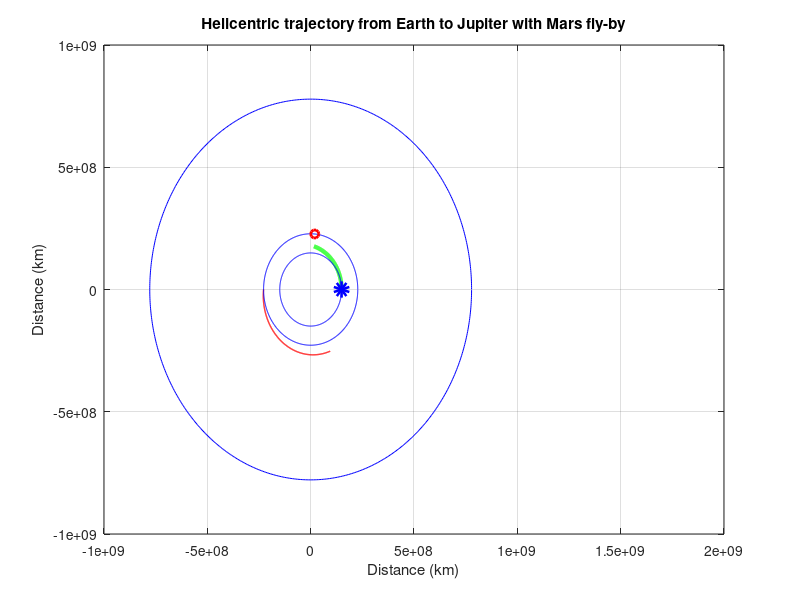

The MATLAB script that drew this image:
% Name: Bindi Nagda Space Flight HW 7

% Look-up values 
re = 149.6*10^6;        % Radius of Circular Earth Orbit
rm = 227.9*10^6;       % Radius of Circular Mars Orbit
%rm = 5.79*10^7;         % Radius of Mercury
rj = 778.6*10^6;        % Radius of Circular Jupiter Orbit
rjup = 71490;           % Radius of Jupiter
ue = 398600;
uj = 126686*10^3;
um = 42828;
us = 132712*10^6;
rmars = 3396;          % Radius of Mars
%rmer = 2439.7;
tha = 0;                % True anomaly at Earth Departure
thb = 180;               % True anomaly at Mercury Arrival
r0 = 86029+6378;          % Radius of Earth parking orbit

% First Heliocentric Transfer Orbit
et = (re-rm)/((rm*cosd(thb))-(re*cosd(tha)));  % Eccentricity of first transfer orbit
ht = sqrt(us*re*(1+(et*cosd(tha))));     % Specific angular momentum of first transfer orbit
at = (ht*ht/(us*(1-et^2)));              % Semi-major axis of first transfer orbit
vt1 = us/ht*(1+(et*cosd(thb)));          % Helicentric Tangential Velocity at thb
vr1 = us/ht*(et*sind(thb));              % Heliocentric Radial Velocity at thb

vt0 = us/ht*(1+(et*cos(tha)));           % Helicentric Tangential Velocity at tha
vr0 = us/ht*(et*sin(tha));               % Heliocentric Radial Velocity at tha
vd = sqrt(vt0^2+vr0^2);                  % Heliocentric velocity of spacecraft at Earth departure
ve = sqrt(us/re);                        % Velocity of Earth
dVD = vd - ve;                           % Hyperbolic excess velocity at departure from Earth SOI
C3 = dVD*dVD;
v0 = sqrt(dVD^2 + (2*ue/r0));            % Velocity of s/c on departure hyperbola
v_e = sqrt(ue/(r0));                     % Velocity of s/c on parking orbit around Earth
DV1 = abs(v0 - v_e);                     % Injection burn to escape from Earth SOI
% kit is using v0 as v1 and v_e as v0.
%plot(alt,DV1);

% Mars fly-by
% Patch condition for fly-by
vmars = sqrt(us/rm);                     % Velocity of Mars
v_inf_v = vt1 - vmars;                   % Transversal hyperbolic excess velocity in Mars frame of reference
v_inf_s = -vr1;                          % Radial hyperbolic excess velocity in Mars frame of reference
%v_arrival = sqrt(vt1^2+vr1^2);
v_inf_m = sqrt(v_inf_v^2+v_inf_s^2);     % Hyperbolic excess velocity at Mars SOI
rp = rmars+100;                          % Periareum altitude for fly-by
eh = 1+((rp*v_inf_m^2)/(um));            % Eccentricity of Mars arrival hyperbola

% Determining sign of turn angle, delta, for trailing side fly-by
if (vr1 > 0)
  delta = 2*asin(1/eh);
else 
  delta  = -2*asin(1/eh);
end

phi1 = atan(v_inf_s/v_inf_v);

% Trailing Side Fly-by
phi2 = phi1 + delta;

% Heliocentric tangential and radial velocity components after Mars fly-by
vt2 = vmars+v_inf_m*cos(phi2);
vr2 = -v_inf_m*sin(phi2);
v_inf_m2 = sqrt((vt2-vmars)^2+vr2^2);
v2 = v_inf_m2+vmars;

% Second Heliocentric Transfer Orbit
h2 = rm*vt2;              % Specific angular momentum of second transfer orbit
th2 = atan(((h2/(vr2*rm))-(us/(vr2*h2)))^-1); % True anomaly on second ...
                                              % transfer orbit after fly-by
e2 = vr2*h2/(us*sin(th2));              % Eccentricity of second transfer orbit
a2 = (h2^2)/(us*(1-e2^2));              % Semi-major axis of second transfer orbit
rp2 = a2*(1-e2);                        % Perihel radius
ra2 = a2*(1+e2);                        % Apohel radius

% True anomaly of s/c at Jupiter arrival on second transfer orbit 
th3 = acos((h2^2/(us*rj)-1)/e2);  

% Heliocentric tangential and radial velocity components at Jupiter Arrival
vt3 = us/h2*(1+(e2*cos(th3)));
vr3 = us/h2*(e2*sin(th3));
va = sqrt(vt3^2+vr3^2);
ga = atan(vr3/vt3);

vjup = sqrt(us/rj);                            % Velocity of Jupiter

dVA = sqrt(va^2 + vjup^2-(2*va*vjup*cos(ga))); % Hyperbolic Excess Velocity 
                                               % at Jupiter SOI

vj_inf_v = vt3 - vjup;            % Heliocentric transversal hyperbolic excess velocity
vj_inf_s = -vr3;                  % Heliocentric radial hyperbolic excess velocity
v_inf_j = sqrt(vj_inf_v^2+vj_inf_s^2); % Excess Hyperbolic Velocity at Jupiter SOI
 
v_j = sqrt(uj/(5*rjup));          % Orbital velocity of 5*jupiter radii
v3 = sqrt(dVA^2+(2*uj)/(5*rjup)); % Velocity on Jupiter arrival hyperbola
DV2 = abs(v_j - v3);              % Injection burn to get to target orbit.. 
                                  % ...from second tranfer orbit
                                    
DVT = DV1+DV2;                    % Total delta-V required

% B-plane targetting  
B = (5*rjup)*(sqrt(1+(2*uj)/(5*rjup*v_inf_j^2)));  % B = Aiming Radius
BT = B*cosd(55);           
BR = B*sind(55);
 
% Plot of first transfer orbit from Earth to Mars 
th = 0:0.01:85*pi/180;
R1 = (ht^2/us)./(1+et*cos(th));
x1 = cos(th).*R1;
y1 = sin(th).*R1;
plot(x1,y1,'g','linewidth',3)
ylim ([-10*10^8 10*10^8]);
grid on
hold on
 
% Calculate offset angle between apse lines of the transfer orbits
t = (thb*pi/180)-th2;

% Plot of second transfer orbit to Jupiter after Mars fly-by
theta = (th2+t):0.01:th3+t;                        % Offset angle included
R2 = (h2^2/us)./(1+e2*cos(theta-t));
x2 = cos(theta).*R2;
y2 = sin(theta).*R2;
plot(x2,y2,'r','linewidth',1)
xlabel('Distance (km)');
ylabel('Distance (km)');
title ('Helicentric trajectory from Earth to Jupiter with Mars fly-by')
 
% Plot circular orbits for Earth, Mercury and Jupiter
thm = 0:0.01:2*pi;
xe = re*cos(thm);
ye = re*sin(thm);
plot(xe,ye,'b')

xm = rm*cos(thm);
ym = rm*sin(thm);
plot(xm,ym,'b')

xj = rj*cos(thm);
yj = rj*sin(thm);
plot(xj,yj,'b')

% Draw the planets
% Earth
ex = re*cos(tha);
ey = re*sin(tha);
scatter(ex,ey,'b','linewidth',6);
%text(ex+50000000, ey, 'Earth', 'Fontsize', 12);

% Mars
mx = rm*cos(85*pi/180);
my = rm*sin(85*pi/180); 
scatter(mx,my,'r','linewidth',2);
%text(mx+50000000, my+50000000,'Mars Fly-by', 'Fontsize', 12);

% Jupiter
jx = rj*cos((th3+t));
jy = rj*sin((th3+t)); 
scatter(jx,jy,'o','linewidth',10);
%text(jx+20000000, jy-50000000, 'Jupiter', 'Fontsize', 12);

% Sun
% scatter(0,0,'y','linewidth',29)
